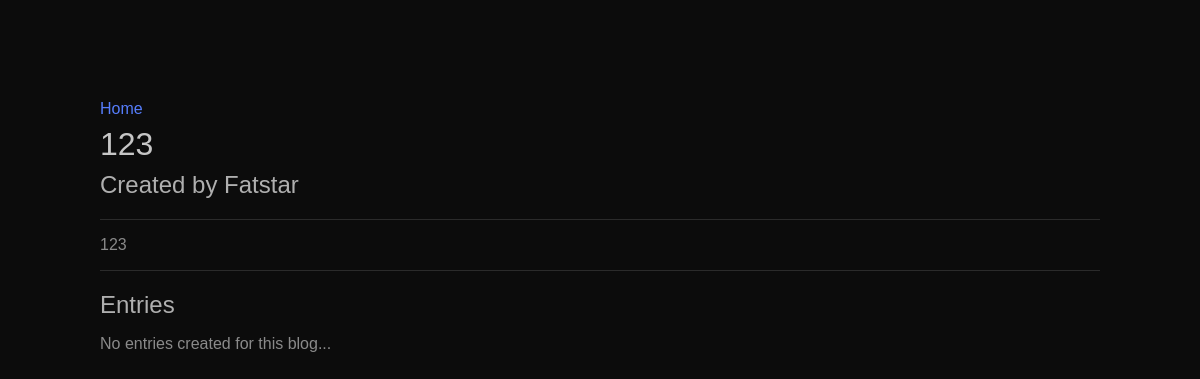
Page /blogs/10 on the earlier database version.
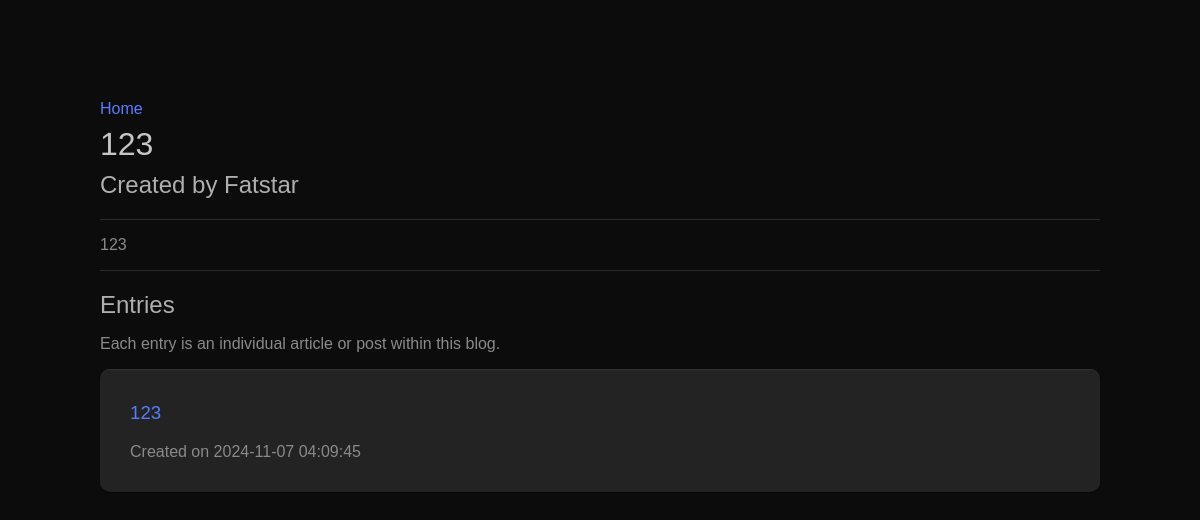
Same page on the later database version.
### tables this page shows
CREATE TABLE posts (
    id INTEGER PRIMARY KEY AUTOINCREMENT,
    title TEXT,
    date DATE DEFAULT CURRENT_TIMESTAMP,
    author_id INTEGER,
    blog_id INTEGER,
    content TEXT,
    FOREIGN KEY (blog_id) REFERENCES blogs(id) ON DELETE CASCADE,
    FOREIGN KEY (author_id) REFERENCES users(id) ON DELETE CASCADE
);

### blog_routes.py (the view)
@app.route("/blogs/<int:blog_id>")
def blog_detail(blog_id):
    conn = sqlite3.connect(DB_FILE)
    c = conn.cursor()
    c.execute("SELECT title, description, author_id FROM blogs WHERE id = ?", (blog_id,))
    blog_content = c.fetchone()
    c.execute("SELECT username FROM users WHERE id = ?", (blog_content[2],))
    author_username = c.fetchone()
    c.execute("SELECT * FROM posts WHERE blog_id=?",(blog_id,))
    entries = c.fetchall()
    conn.close()
    is_owner = (sign_in_state(session) and author_username[0] == session['user'][1])
    if blog_content:
        title, description, author_id = blog_content
        return render_template("blogs/blog_post.html", is_owner = is_owner, title=title, description=description, author = author_username[0], blog_id=blog_id, entries = entries)
    else:
        return render_template("404.html"), 404

### auth.py (called while the page is built)
def sign_in_state(session):
    return 'user' in session.keys() and session['user'] is not None

### templates/blogs/blog_post.html (shortened to what this page needs)
<!DOCTYPE html>
<html lang="en">
<head>
    <link href="{{ url_for('static', filename='styles.css') }}" rel="stylesheet" type="text/css">
    <link href="https://use.typekit.net/gma7sba.css" rel="stylesheet">
</head>
<body>
    <header>
        <p><a href="/">Home</a></p>
        <h1>{{ title }}</h1>
        <h2>Created by {{ author }}</h2>
    </header>
<div class="divider"></div>
    <section class="blog-content">
        <div class="blog-description">
            <p>{{ description }}</p>
        </div>
        <div class="divider"></div>
        <div class = "blog-entries">
        <div class="entry-header">
            <h2>Entries</h2>
        </div>
            {% if entries %}
            <p>Each entry is an individual article or post within this blog.</p>
            {% for entry in entries %}
                <div class="blog-post">
                <h3><a href = "{{ url_for('view_entry', blog_id=blog_id, entry_id=entry[0])}}" >{{entry[1]}}</a></h3>
                <p>Created on {{entry[2]}}</p>
                </div>
            {% endfor %}
            {% else %}
                <p>No entries created for this blog...</p>
            {% endif %}
        </div>
    </section>
</body>
</html>

Differences in the rows shown:
added posts: title "123", date "2024-11-07 04:09:45"
Other differences:
text no longer shown: "No entries created for this blog..."
text now shown: "Each entry is an individual article or post within this blog."
